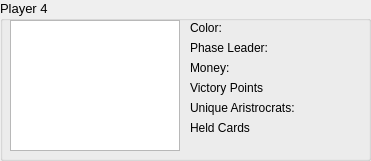
   <widget class="QGroupBox" name="groupBoxPlayer4">
    <property name="geometry">
     <rect>
      <x>10</x>
      <y>610</y>
      <width>371</width>
      <height>161</height>
     </rect>
    </property>
    <property name="font">
     <font>
      <pointsize>10</pointsize>
     </font>
    </property>
    <property name="title">
     <string>Player 4</string>
    </property>
    <widget class="QLabel" name="lblColor_Player4">
     <property name="geometry">
      <rect>
       <x>190</x>
       <y>20</y>
       <width>161</width>
       <height>16</height>
      </rect>
     </property>
     <property name="font">
      <font>
       <pointsize>9</pointsize>
      </font>
     </property>
     <property name="text">
      <string>Color:</string>
     </property>
    </widget>
    <widget class="QLabel" name="lblPhaseLeader_Player4">
     <property name="geometry">
      <rect>
       <x>190</x>
       <y>40</y>
       <width>161</width>
       <height>16</height>
      </rect>
     </property>
     <property name="font">
      <font>
       <pointsize>9</pointsize>
      </font>
     </property>
     <property name="text">
      <string>Phase Leader: </string>
     </property>
    </widget>
    <widget class="QLabel" name="lblMoney_Player4">
     <property name="geometry">
      <rect>
       <x>190</x>
       <y>60</y>
       <width>161</width>
       <height>16</height>
      </rect>
     </property>
     <property name="font">
      <font>
       <pointsize>9</pointsize>
      </font>
     </property>
     <property name="text">
      <string>Money:</string>
     </property>
    </widget>
    <widget class="QLabel" name="lblVP_Player4">
     <property name="geometry">
      <rect>
       <x>190</x>
       <y>80</y>
       <width>161</width>
       <height>16</height>
      </rect>
     </property>
     <property name="font">
      <font>
       <pointsize>9</pointsize>
      </font>
     </property>
     <property name="text">
      <string>Victory Points</string>
     </property>
    </widget>
    <widget class="QLabel" name="lblAristocrats_Player4">
     <property name="geometry">
      <rect>
       <x>190</x>
       <y>100</y>
       <width>161</width>
       <height>16</height>
      </rect>
     </property>
     <property name="font">
      <font>
       <pointsize>9</pointsize>
      </font>
     </property>
     <property name="text">
      <string>Unique Aristrocrats:</string>
     </property>
    </widget>
    <widget class="QLabel" name="lblHeldCards_Player4">
     <property name="geometry">
      <rect>
       <x>190</x>
       <y>120</y>
       <width>161</width>
       <height>16</height>
      </rect>
     </property>
     <property name="font">
      <font>
       <pointsize>9</pointsize>
      </font>
     </property>
     <property name="text">
      <string>Held Cards</string>
     </property>
    </widget>
    <widget class="QListWidget" name="listCards_Player4">
     <property name="geometry">
      <rect>
       <x>10</x>
       <y>20</y>
       <width>170</width>
       <height>131</height>
      </rect>
     </property>
     <property name="font">
      <font>
       <pointsize>9</pointsize>
      </font>
     </property>
    </widget>
   </widget>
